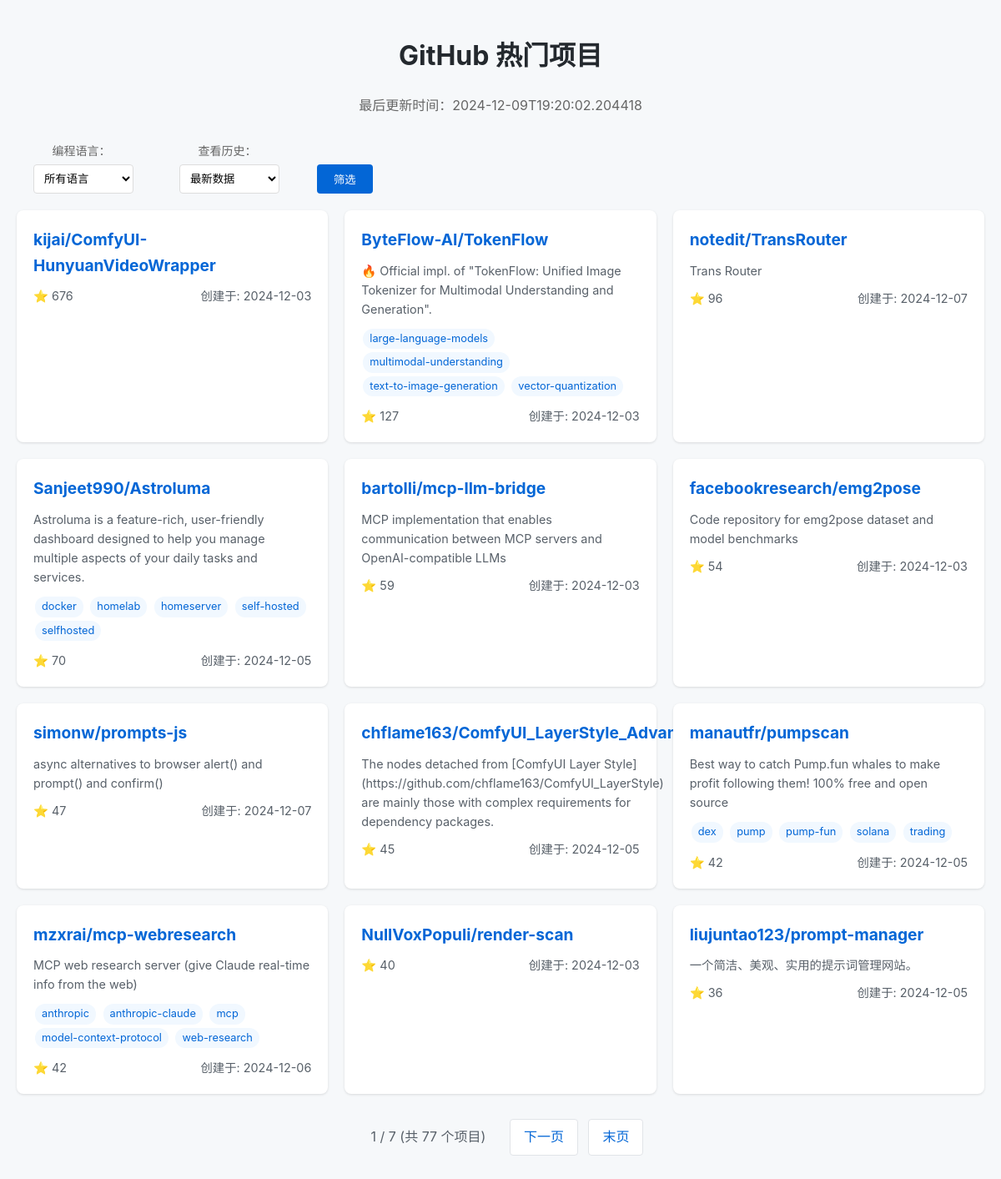
The page / on the database its author committed.
### tables this page shows
CREATE TABLE repos
        (name TEXT PRIMARY KEY,
         url TEXT,
         description TEXT,
         stars INTEGER,
         created_at TEXT,
         updated_at TEXT,
         language TEXT,
         topics TEXT,
         star_growth FLOAT,
         forks INTEGER,
         fetch_time TEXT
        );

### app.py (the view)
@app.route('/')
def index():
    try:
        language = request.args.get('language', 'all')
        page = max(1, int(request.args.get('page', 1)))
        date = request.args.get('date')
        available_dates = get_available_dates()
        result = get_repos(
            language=language,
            page=page,
            per_page=12,
            date=date,
        )
        last_update = get_last_update_time()
        topics = set()
        for repo in result['repos']:
            if repo['topics']:
                topics.update(repo['topics'].split(','))
        return render_template('index.html',
                             repos=result['repos'],
                             current_language=language,
                             current_date=date,
                             available_dates=available_dates,
                             topics=sorted(topics),
                             pagination=result,
                             last_update=last_update)
    except Exception as e:
        print(f"Error in index route: {e}")
        return render_template('index.html',
                             repos=[],
                             current_language='all',
                             current_date=None,
                             available_dates=[],
                             topics=[],
                             pagination={'current_page': 1, 'total_pages': 1, 'total_count': 0},
                             last_update=None)

### database.py (called while the page is built)
def get_last_update_time():
    conn = sqlite3.connect('github_trending.db')
    c = conn.cursor()
    try:
        c.execute('SELECT update_time FROM update_history ORDER BY id DESC LIMIT 1')
        result = c.fetchone()
        return result[0] if result else None
    finally:
        conn.close()

def get_available_dates():
    conn = sqlite3.connect('github_trending.db')
    c = conn.cursor()
    try:
        c.execute('''
            SELECT DISTINCT DATE(fetch_time) as date
            FROM repos
            ORDER BY date DESC
        ''')
        dates = [row[0] for row in c.fetchall()]
        return dates
    finally:
        conn.close()

### templates/index.html (shortened to what this page needs)
<!DOCTYPE html>
<html lang="zh">
<head>
    <link rel="stylesheet" href="{{ url_for('static', filename='style.css') }}">
</head>
<body>
    <div class="container">
        <h1>GitHub 热门项目</h1>
        <p class="update-time">最后更新时间：{{ repos[0].updated_at if repos else 'N/A' }}</p>
        <div class="filters">
            <form action="/" method="get">
                <div class="form-group">
                    <label for="language-select">编程语言：</label>
                    <select id="language-select" name="language" aria-label="选择编程语言">
                        <option value="all" {% if current_language == 'all' %}selected{% endif %}>所有语言</option>
                    </select>
                </div>
                <div class="form-group">
                    <label for="date-select">查看历史：</label>
                    <select id="date-select" name="date" aria-label="选择日期">
                        <option value="">最新数据</option>
                    </select>
                </div>
                <button type="submit">筛选</button>
            </form>
        </div>
        <div class="repos">
            {% for repo in repos %}
            <div class="repo-card">
                <h2><a href="{{ repo.url }}" target="_blank">{{ repo.name }}</a></h2>
                <p class="description">{{ repo.description }}</p>
                <div class="topics">
                    {% for topic in repo.topics.split(',') if repo.topics %}
                    <span class="topic">{{ topic }}</span>
                    {% endfor %}
                </div>
                <div class="stats">
                    <span>⭐ {{ repo.stars }}</span>
                    <span>创建于: {{ repo.created_at.split('T')[0] }}</span>
                </div>
            </div>
            {% endfor %}
        </div>
        <div class="pagination">
            {% if pagination.total_pages > 1 %}
                <span class="page-info">
                    {{ pagination.current_page }} / {{ pagination.total_pages }}
                    (共 {{ pagination.total_count }} 个项目)
                </span>
                {% if pagination.current_page < pagination.total_pages %}
                    <a href="?language={{ current_language }}&date={{ current_date }}&page={{ pagination.current_page + 1 }}" class="page-link">下一页</a>
                {% endif %}
                {% if pagination.current_page < pagination.total_pages %}
                    <a href="?language={{ current_language }}&date={{ current_date }}&page={{ pagination.total_pages }}" class="page-link">末页</a>
                {% endif %}
            {% endif %}
        </div>
    </div>
</body>
</html>

### static/style.css (style rules this page uses)
body { font-family: -apple-system, BlinkMacSystemFont, "Segoe UI", Roboto, "Helvetica Neue", Arial, sans-serif; line-height: 1.6; margin: 0; padding: 20px; background-color: #f6f8fa; }
.container { max-width: 1200px; margin: 0 auto; }
h1 { text-align: center; color: #24292e; }
.update-time { text-align: center; color: #666; margin-bottom: 30px; }
.repos { display: grid; grid-template-columns: repeat(auto-fill, minmax(300px, 1fr)); gap: 20px; margin-bottom: 30px; }
.repo-card { background: white; border-radius: 8px; padding: 20px; box-shadow: 0 1px 3px rgba(0,0,0,0.12); }
.repo-card h2 { margin: 0 0 10px 0; font-size: 1.2em; }
.repo-card a { color: #0366d6; text-decoration: none; }
.description { color: #586069; font-size: 0.9em; margin: 10px 0; }
.stats { display: flex; justify-content: space-between; color: #586069; font-size: 0.9em; }
.filters { margin: 20px 0; text-align: center; }
.filters select { padding: 8px; margin: 0 10px; border: 1px solid #ddd; border-radius: 4px; }
.filters button { padding: 8px 16px; background: #0366d6; color: white; border: none; border-radius: 4px; cursor: pointer; }
.topics { margin: 10px 0; }
.topic { display: inline-block; padding: 2px 8px; margin: 2px; background: #f1f8ff; color: #0366d6; border-radius: 12px; font-size: 0.8em; }
.form-group { display: inline-block; margin: 0 10px; }
.form-group label { margin-right: 5px; color: #24292e; }
.form-group select { padding: 8px; border: 1px solid #ddd; border-radius: 4px; background-color: white; min-width: 120px; }
.filters select { padding: 8px; border: 1px solid #ddd; border-radius: 4px; background-color: white; }
.filters button { margin-left: 10px; vertical-align: middle; }
.pagination { margin: 30px 0; text-align: center; }
.page-link { display: inline-block; padding: 8px 16px; margin: 0 4px; color: #0366d6; background-color: white; border: 1px solid #e1e4e8; border-radius: 4px; text-decoration: none; }
.page-info { display: inline-block; padding: 8px 16px; margin: 0 4px; color: #586069; }

### templates/index.html (style rules this page uses)
.filters { margin-bottom: 20px; }
.filters form { display: flex; gap: 15px; flex-wrap: wrap; align-items: flex-end; }
.form-group { display: flex; flex-direction: column; gap: 5px; }
.form-group label { font-size: 14px; color: #666; }
select { padding: 8px 12px; border: 1px solid #ddd; border-radius: 4px; min-width: 120px; background-color: white; }
button[type="submit"] { padding: 8px 20px; background-color: #0366d6; color: white; border: none; border-radius: 4px; cursor: pointer; height: 35px; }

### rows shown on the page
repos: updated_at "2024-12-09T19:20:02.204418", name "kijai/ComfyUI-HunyuanVideoWrapper", stars "676", created_at "2024-12-03"
repos: name "ByteFlow-AI/TokenFlow", description "🔥 Official impl. of \"TokenFlow: Unified Image Tokenizer for Multimodal Understanding and Generation\".", topics "large-language-models" "multimodal-understanding" "text-to-image-generation" "vector-quantization", stars "127", created_at "2024-12-03"
repos: name "notedit/TransRouter", description "Trans Router", stars "96", created_at "2024-12-07"
repos: name "Sanjeet990/Astroluma", description "Astroluma is a feature-rich, user-friendly dashboard designed to help you manage multiple aspects of your daily tasks and services.", topics "docker" "homelab" "homeserver" "self-hosted" "selfhosted", stars "70", created_at "2024-12-05"
repos: name "bartolli/mcp-llm-bridge", description "MCP implementation that enables communication between MCP servers and OpenAI-compatible LLMs", stars "59", created_at "2024-12-03"
repos: name "facebookresearch/emg2pose", description "Code repository for emg2pose dataset and model benchmarks", stars "54", created_at "2024-12-03"
repos: name "simonw/prompts-js", description "async alternatives to browser alert() and prompt() and confirm()", stars "47", created_at "2024-12-07"
repos: name "chflame163/ComfyUI_LayerStyle_Advance", description "The nodes detached from [ComfyUI Layer Style](https://github.com/chflame163/ComfyUI_LayerStyle) are mainly those with complex requirements for dependency packages.", stars "45", created_at "2024-12-05"
repos: name "manautfr/pumpscan", description "Best way to catch Pump.fun whales to make profit following them! 100% free and open source", topics "dex" "pump" "pump-fun" "solana" "trading", stars "42", created_at "2024-12-05"
repos: name "mzxrai/mcp-webresearch", description "MCP web research server (give Claude real-time info from the web)", topics "anthropic" "anthropic-claude" "mcp" "model-context-protocol" "web-research", stars "42", created_at "2024-12-06"
repos: name "NullVoxPopuli/render-scan", stars "40", created_at "2024-12-03"
repos: name "liujuntao123/prompt-manager", description "一个简洁、美观、实用的提示词管理网站。", stars "36", created_at "2024-12-05"

### other values the page prints
{{ pagination.current_page }} "1"
{{ pagination.total_pages }} "7"
{{ pagination.total_count }} "77"
